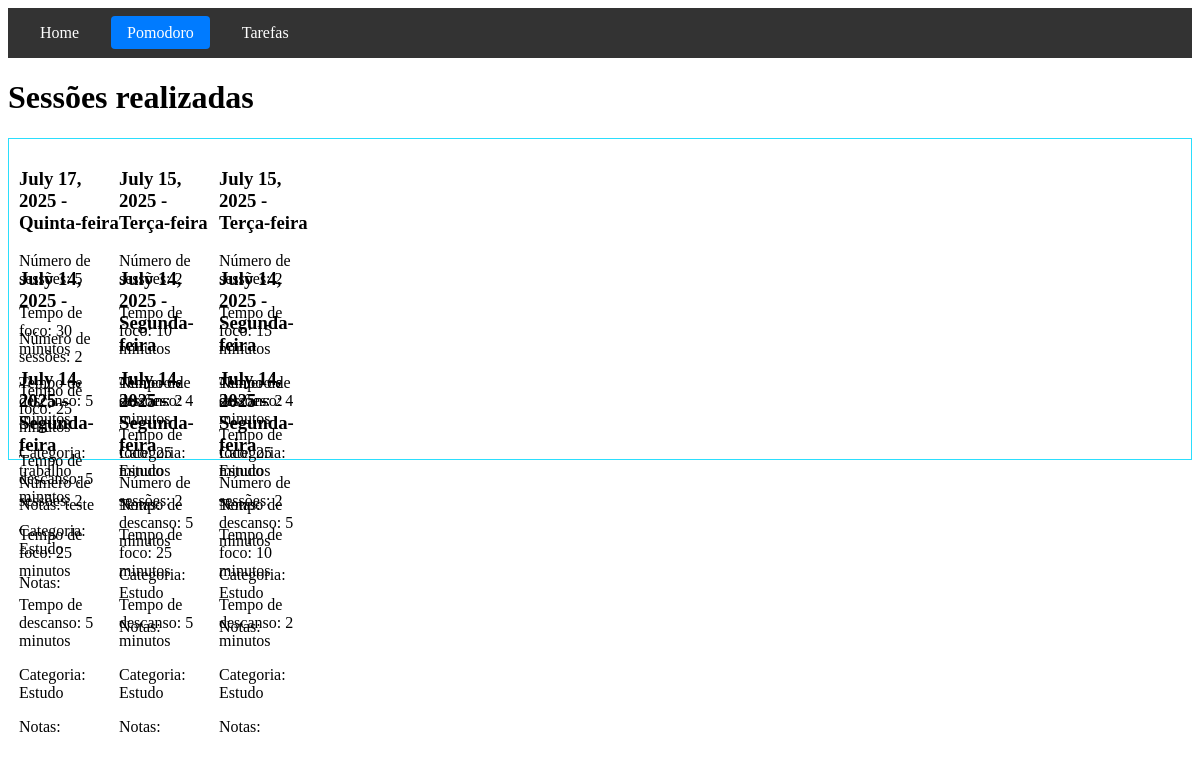
Before: /pomodoro/history with the older database file.
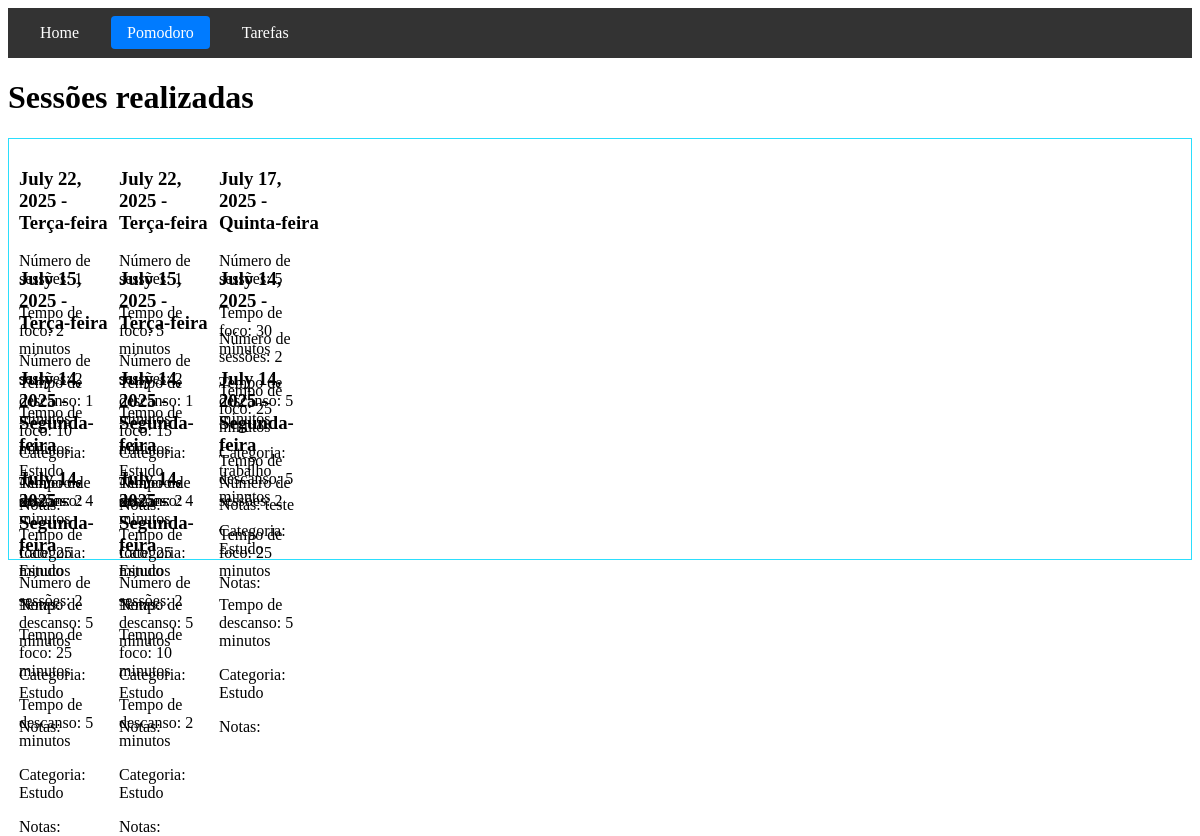
After: the same page with the newer database file.
### pomodoro/models.py (models this page shows, shortened)
class Timers(models.Model):
    user = models.ForeignKey(User, on_delete=models.CASCADE, null=True)
    date = models.DateField(auto_now_add=True)
    weekday = models.CharField(max_length=20, editable=False)
    sessions = models.IntegerField()
    focused_time = models.IntegerField(help_text="Tempo de foco em minutos")
    break_time = models.IntegerField(help_text="Tempo de descanso em minutos")
    category = models.CharField(max_length=50)
    notes = models.CharField(max_length=250, blank=True)

### pomodoro/views.py (the view)
# urls.py: path('history', views.history, name='pomodoro_history'),
def history(request):
    timers = Timers.objects.all().order_by('-date')
    return render(request, 'pomodoro/pomodoro_history.html', {
        'timers': timers
    })

### pomodoro/templates/pomodoro/pomodoro_history.html (shortened to what this page needs)
{% extends 'base.html' %}
{% load static %}
{% block extra_css %}
<link rel="stylesheet" href="{% static 'pomodoro/css/pomodoro_history.css' %}">
{% endblock %}
{% block content %}
<h1 id="main-title">Sessões realizadas</h1>
<div id="sessions">
    {% for session in timers %}
    <div>
        <h3 class="session-title">{{ session.date }} - {{ session.weekday }}</h3>
        <p>Número de sessões: {{ session.sessions }}</p>
        <p>Tempo de foco: {{ session.focused_time }} minutos</p>
        <p>Tempo de descanso: {{ session.break_time }} minutos</p>
        <p>Categoria: {{ session.category }}</p>
        <p>Notas: {{ session.notes }}</p>
    </div>
    {% endfor %}
</div>
{% endblock %}

Changed rows visible on the page:
added Timers: date "July 22, 2025", weekday "Terça-feira", sessions "1", focused_time "2", break_time "1", category "Estudo"
added Timers: date "July 22, 2025", weekday "Terça-feira", sessions "1", focused_time "5", break_time "1", category "Estudo"
